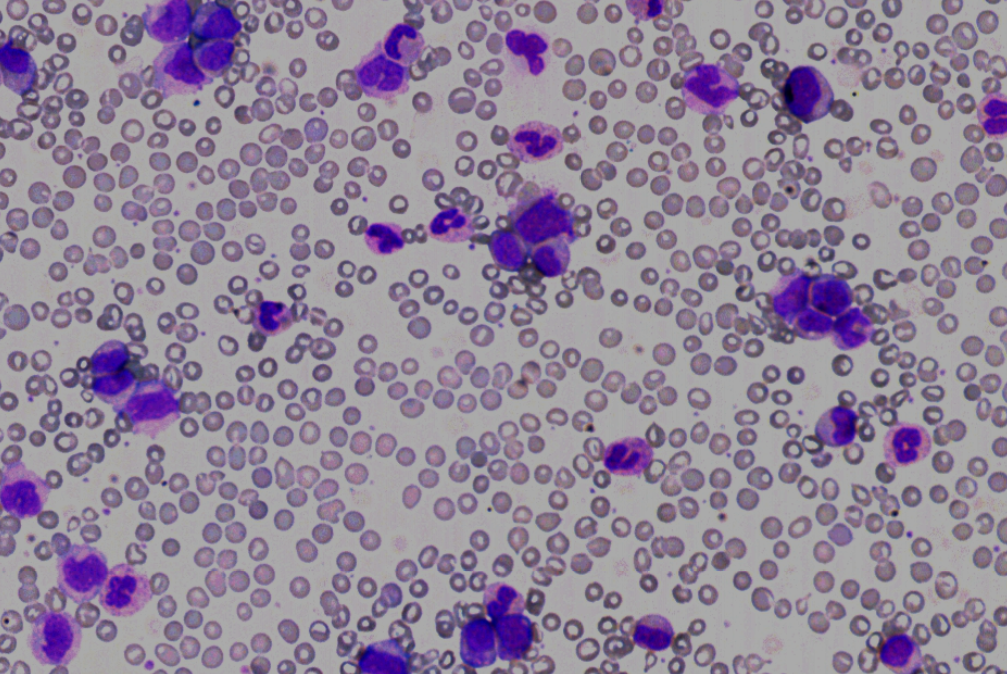
#> input picture basic/1.png, 1007 x 674 px
$ python seg.py
#> lines starting #> are read from the running program, lines starting #| are printed output that depends on the picture
import numpy as np
import cv2
import matplotlib.pyplot as plt

# read original image
image = cv2.imread("1.png")
#> image is the input picture: shape (674, 1007, 3); mean B, G, R 152.8, 133, 145.3

# convert to gray scale image
gray = cv2.cvtColor(image, cv2.COLOR_BGR2GRAY)
cv2.imwrite('gray.png', gray)

# apply median filter for smoothing
blurM = cv2.medianBlur(gray, 5)
cv2.imwrite('blurM.png', blurM)

# apply gaussian filter for smoothing
blurG = cv2.GaussianBlur(gray, (9, 9), 0)
cv2.imwrite('blurG.png', blurG)

# histogram equalization
histoNorm = cv2.equalizeHist(gray)
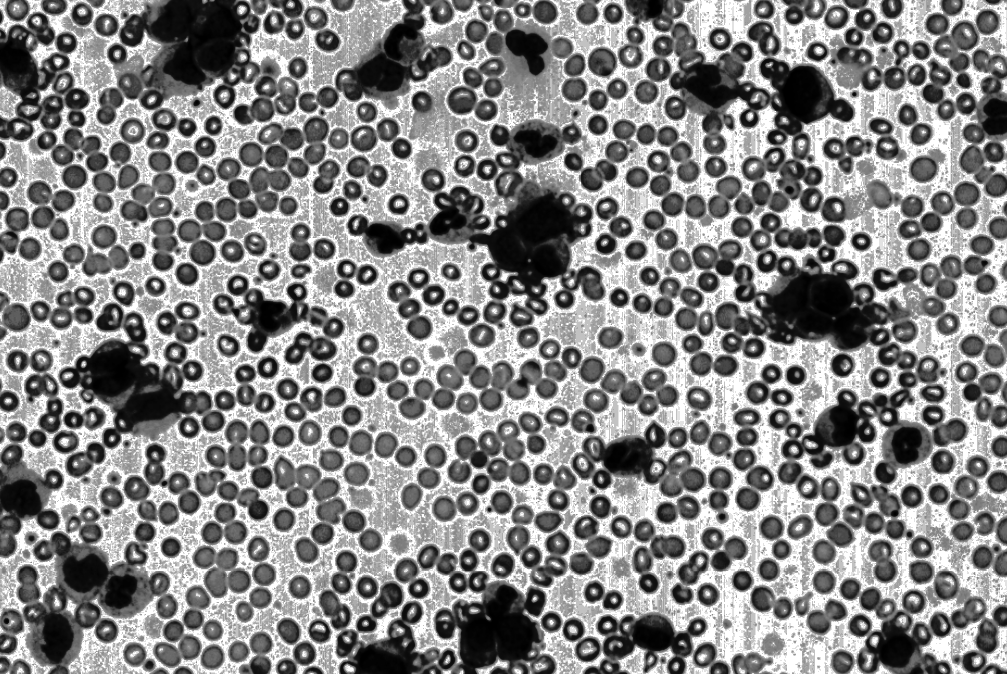
#> histoNorm: shape (674, 1007); min 0, max 255, mean 133.1
cv2.imwrite('histoNorm.png', histoNorm)

# create a CLAHE object for
# Contrast Limited Adaptive Histogram Equalization (CLAHE)
clahe = cv2.createCLAHE(clipLimit = 2.0, tileGridSize=(8, 8))
claheNorm = clahe.apply(gray)
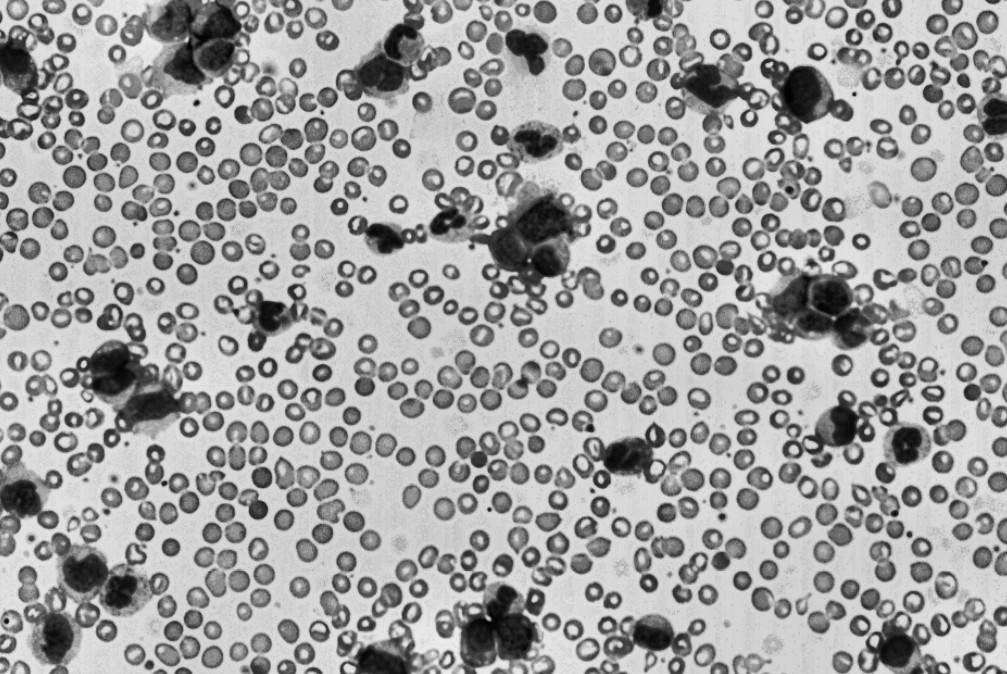
#> claheNorm: shape (674, 1007); min 1, max 237, mean 160
cv2.imwrite('claheNorm.png', claheNorm)


# contrast stretching
# Function to map each intensity level to output intensity level.
def pixelVal(pix, r1, s1, r2, s2):
	if (0 <= pix and pix <= r1):
		return (s1 / r1) * pix
	elif (r1 < pix and pix <= r2):
		return ((s2 - s1) / (r2 - r1)) * (pix - r1) + s1
	else:
		return ((255 - s2) / (255 - r2)) * (pix - r2) + s2

	# Define parameters.


r1 = 70
s1 = 0
r2 = 200
s2 = 255

# Vectorize the function to apply it to each value in the Numpy array.
pixelVal_vec = np.vectorize(pixelVal)

# Apply contrast stretching.
contrast_stretched = pixelVal_vec(gray, r1, s1, r2, s2)
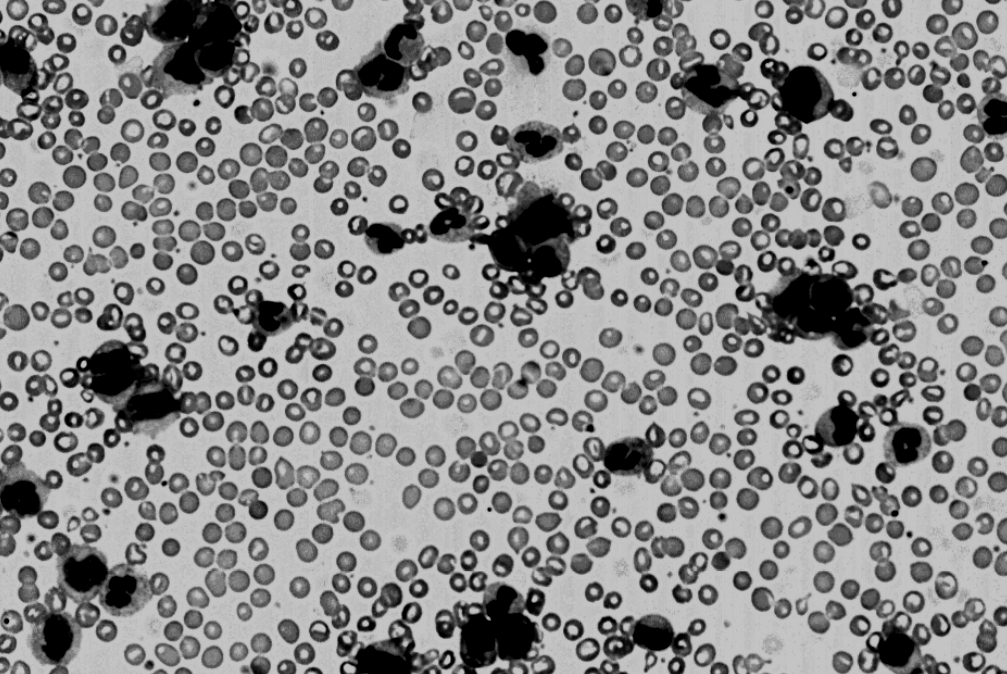
#> contrast_stretched: shape (674, 1007) float64; min 0, max 196.2, mean 137.7
contrast_stretched_blurM = pixelVal_vec(blurM, r1, s1, r2, s2)

cv2.imwrite('contrast_stretch.png', contrast_stretched)
cv2.imwrite('contrast_stretch_blurM.png',
			contrast_stretched_blurM)

# edge detection using canny edge detector
edge = cv2.Canny(gray, 100, 200)
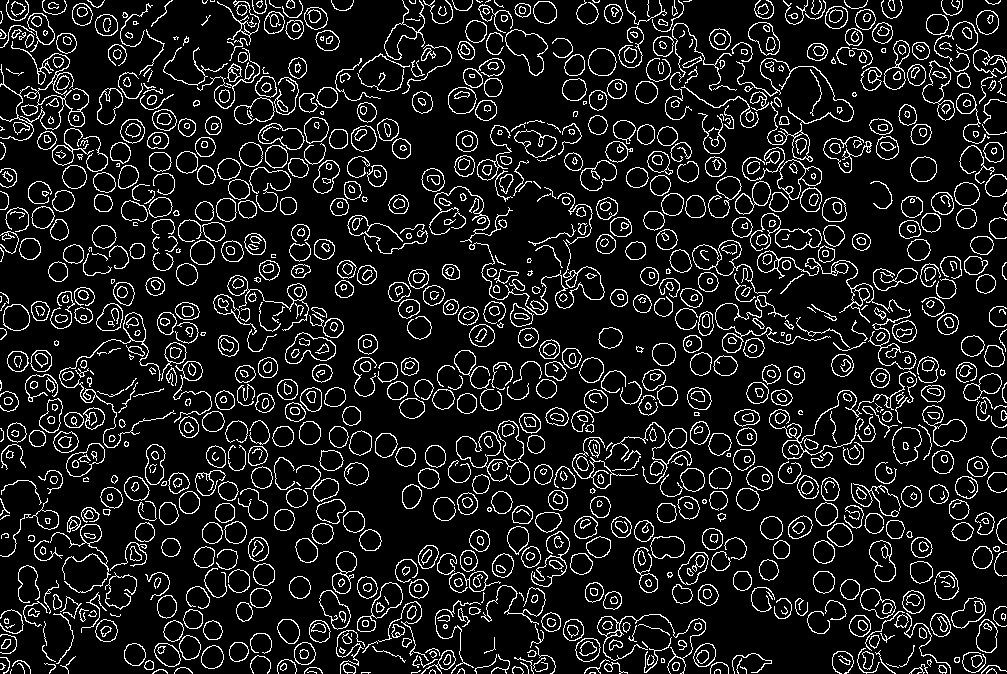
#> edge: shape (674, 1007); 11.3% white in thin lines or dots
cv2.imwrite('edge.png', edge)

edgeG = cv2.Canny(blurG, 100, 200)
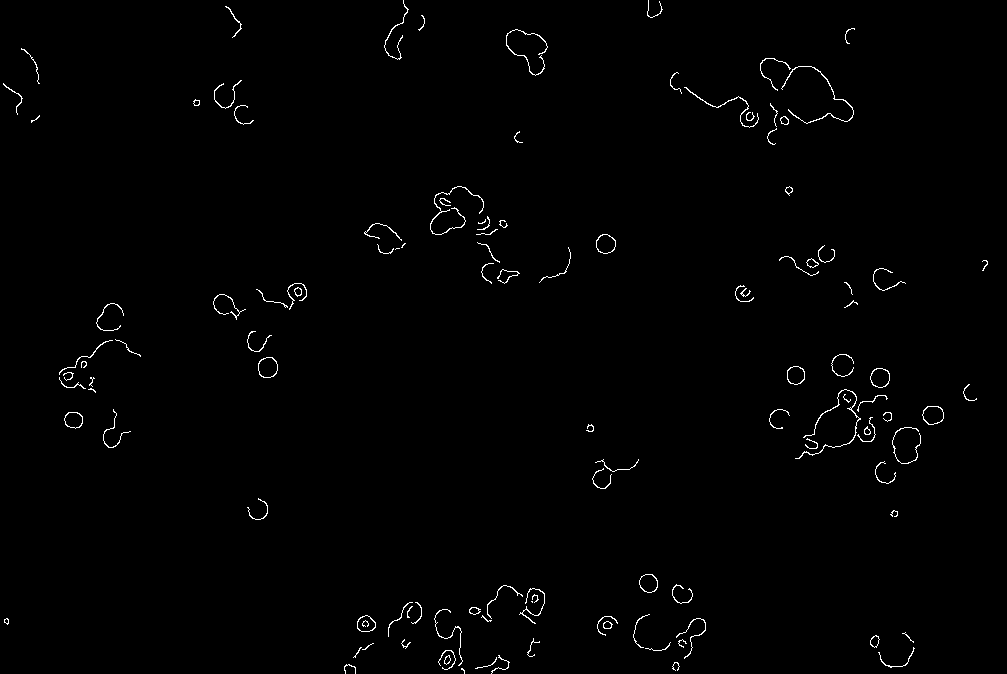
#> edgeG: shape (674, 1007); 0.89% white in thin lines or dots
cv2.imwrite('edgeG.png', edgeG)

edgeM = cv2.Canny(blurM, 100, 200)
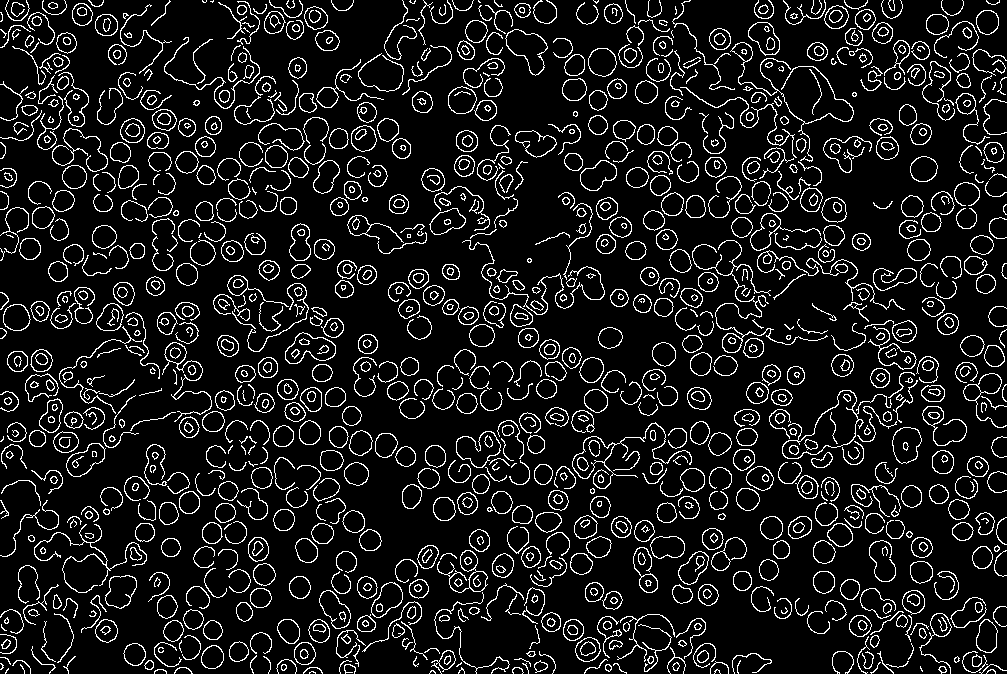
#> edgeM: shape (674, 1007); 10.3% white in thin lines or dots
cv2.imwrite('edgeM.png', edgeM)
